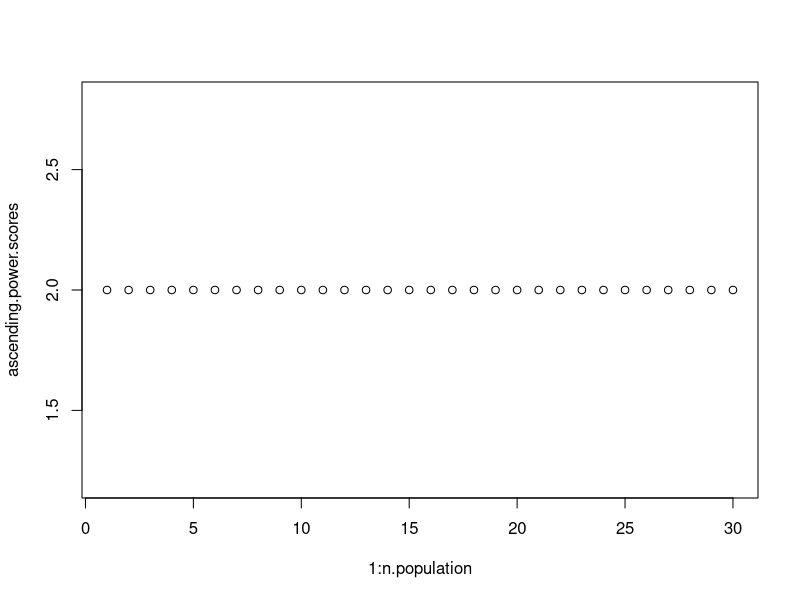
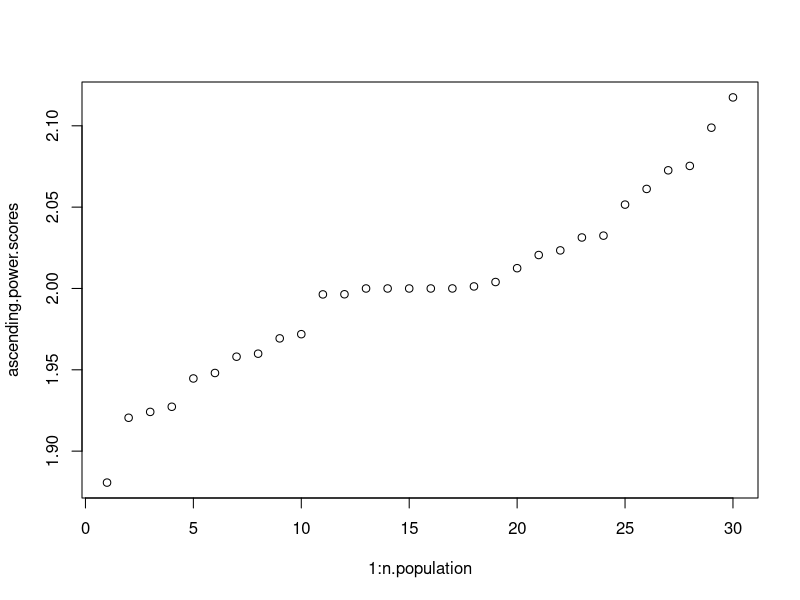
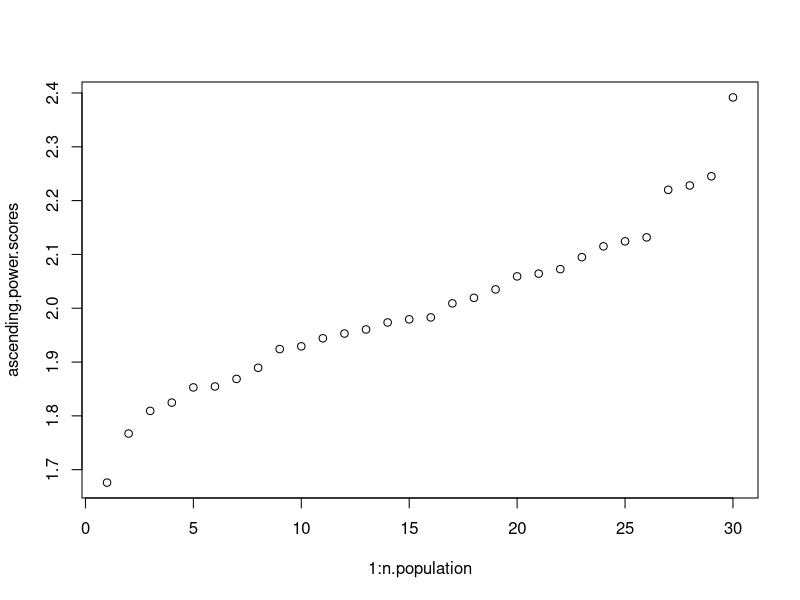
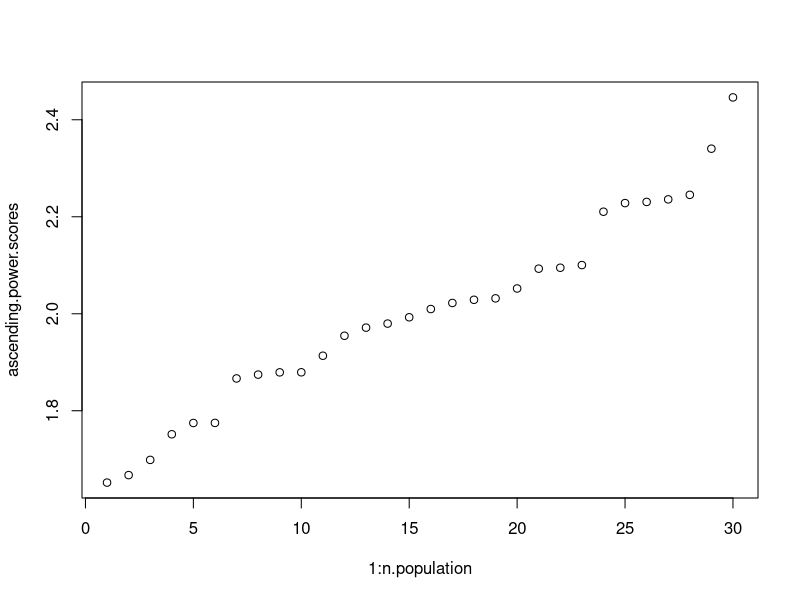
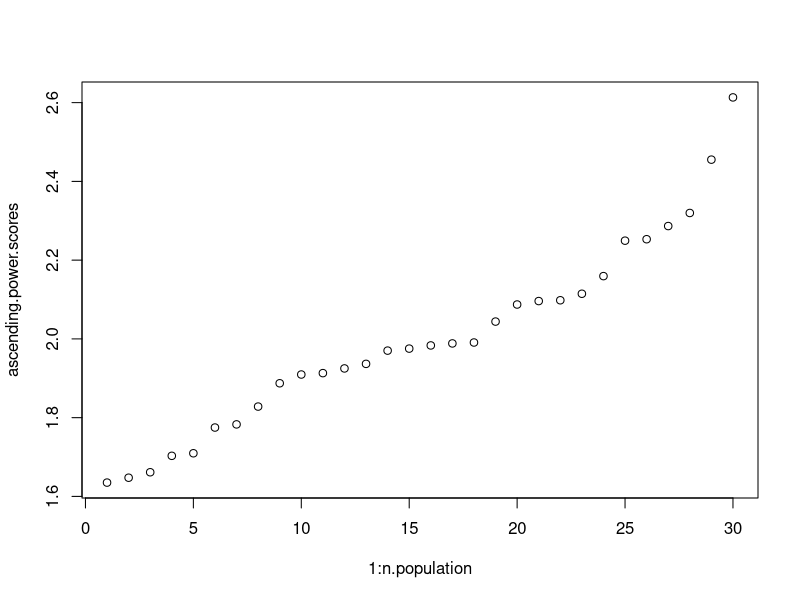

Generate these figures, in order, with R: (Note: this script raises an error after producing the figures.)
# this is a simplified version of the radicalization model
# each agent uses a separate perameter for how liely it is that they will try to take power from each other agent

library(dplyr)
library(ggplot2)

n.population <- 30  #size of population

prob.success.of.take.sd <- 1 # the standard deviation of the normal curve centered at the difference between two peoples power levels

initial.chance.encounter <- 0.01
initial.take.sd <- 0.05
mutation.sd <- 0.01

selection.cutoff <- 2.4
mutation.cutoff <- 1.7

power.score.index <- (n.population * 2) + 1

# This function instantiates the origional matrix
initial.population.simple <- function(){
  
  power.vector <- c(rep(2, n.population))
  
  chance.encoutner.vector <- rep(initial.chance.encounter, n.population * n.population)
  
  initial.take.sd.vector <- rep(initial.take.sd, n.population * n.population)
  
  
  return(matrix(c(chance.encoutner.vector, initial.take.sd.vector, power.vector), byrow=F, nrow = n.population))
}

exchange.power.simple <- function(population){
  
  population.vector <- 1:n.population
  
  index.initiated <- c()
  index.initiator <- c()
  exchange.amount <- c()
  
  for(i in 1:n.population){
    
    for(j in population.vector[-i]){
      
      if(runif(1, 0, 1) < population[i,j]){
        
        power.take <- abs(rnorm(1, 0, abs(population[i, (n.population + j)])))
        
        index.initiated <- append(index.initiated, j, after = length(index.initiated))
        index.initiator <- append(index.initiator, i, after = length(index.initiator))
        exchange.amount <- append(exchange.amount, power.take, after = length(exchange.amount))
      }
    }
  }
  return(data.frame(index.initiated, index.initiator, exchange.amount))
}

exchange.response.simple <- function(IED.simple){
  
  if(nrow(IED.simple) > 0){
    
    # response to people trying to take their power
    for(i in 1:length(IED.simple[,1])){
      
      # if a random number from a probablility distribution with mean = (power score of person taking power) - (power score of person being taken from)
      # and sd = prob.success.of.take.sd is greater than 0, (if the initiator is successful)
      if(rnorm(1,((population[IED.simple[i,2], power.score.index]) - (population[IED.simple[i,1], power.score.index])), prob.success.of.take.sd) > 0){
        
        # if the person is trying to take more than the person has, the person being taken from losses all of their power (down to one)
        if(population[IED.simple[i,1], power.score.index] - IED.simple[i,3] < 1){
          
          population[IED.simple[i,1], power.score.index] <- 1
          population[IED.simple[i,2], power.score.index] <- population[IED.simple[i,2], power.score.index] + population[IED.simple[i,1], power.score.index] - 1
          
        } else {
          
          population[IED.simple[i,1], power.score.index] <- population[IED.simple[i,1], power.score.index] - IED.simple[i,3]
          population[IED.simple[i,2], power.score.index] <- population[IED.simple[i,2], power.score.index] + IED.simple[i,3]
          
        }
        # if the initiator is not successful
      } else {
        
        # if the person tried to take more than they had, the person who failed the attempted take losses all their power
        if(population[IED.simple[i,2], power.score.index] - IED.simple[i,3] < 1){
          
          population[IED.simple[i,1], power.score.index] <- population[IED.simple[i,1], power.score.index] + population[IED.simple[i,2], power.score.index] - 1
          population[IED.simple[i,2], power.score.index] <- 1
          
        } else {
          
          population[IED.simple[i,1], power.score.index] <- population[IED.simple[i,1], power.score.index] + IED.simple[i,3]
          population[IED.simple[i,2], power.score.index] <- population[IED.simple[i,2], power.score.index] - IED.simple[i,3]
          
        }
      }
    }
  }
  return(population)
}
  
genetic.algorithm.simple <- function(population){
  
  
  for(i in 1:n.population){
    # if person i is not above the selection cutoff, the person is regenerated with random perameters between 0 and 1. Their power score stays the same
    if(population[i, power.score.index] < selection.cutoff){
      population[i,] <- c(rep(runif(1, 0, .1), n.population * 2), population[i, power.score.index])
      
      # if person i is not above the mutation cutoff, then all of the persons perameters are mutated slightly
    } else if(population[i, power.score.index] < mutation.cutoff){
      
      for(j in 1:(n.population * 2)){
        population[i,j] <- population[i,j] + rnorm(1, 0, mutation.sd)
      }
    }
  }
  return(population)
}

genetic.algorithm.simple.copy.up <- function(population){
  
  
  power.scores <- population[,power.score.index]
  index.vector <- 1:n.population
  index.by.ascending.power <- c()
  
  for(i in 1:n.population){
    
    index.by.ascending.power <- append(index.by.ascending.power, index.vector[which.min(power.scores)], after = length(index.by.ascending.power))
    index.vector <- index.vector[-(which.min(power.scores))]
    power.scores <- power.scores[-(which.min(power.scores))]
    
  }
  
  for(i in index.by.ascending.power[-n.population]){
    
    index.to.copy <- index.by.ascending.power[which(index.by.ascending.power == i) + 1]
    #index.most.powerful <- index.by.ascending.power[n.population]
    
    population[i,] <- c(population[index.to.copy, 1] + rnorm(1, 0, mutation.sd), population[index.to.copy, 2] + rnorm(1, 0, mutation.sd), 
                        population[index.to.copy, 3] + rnorm(1, 0, mutation.sd), population[index.to.copy, 4] + rnorm(1, 0, mutation.sd), 
                        population[index.to.copy, 5] + rnorm(1, 0, mutation.sd), population[index.to.copy, 6] + rnorm(1, 0, mutation.sd),
                        population[index.to.copy, 7] + rnorm(1, 0, mutation.sd), population[index.to.copy, 8] + rnorm(1, 0, mutation.sd),
                        population[index.to.copy, 9] + rnorm(1, 0, mutation.sd), population[index.to.copy, 10] + rnorm(1, 0, mutation.sd),
                        population[index.to.copy, 11] + rnorm(1, 0, mutation.sd), population[index.to.copy, 12] + rnorm(1, 0, mutation.sd),
                        population[index.to.copy, 13] + rnorm(1, 0, mutation.sd), population[index.to.copy, 14] + rnorm(1, 0, mutation.sd),
                        population[index.to.copy, 15] + rnorm(1, 0, mutation.sd), population[index.to.copy, 16] + rnorm(1, 0, mutation.sd),
                        population[index.to.copy, 17] + rnorm(1, 0, mutation.sd), population[index.to.copy, 18] + rnorm(1, 0, mutation.sd),
                        population[index.to.copy, 19] + rnorm(1, 0, mutation.sd), population[index.to.copy, 20] + rnorm(1, 0, mutation.sd),
                        population[index.to.copy, 21] + rnorm(1, 0, mutation.sd), population[index.to.copy, 22] + rnorm(1, 0, mutation.sd),
                        population[index.to.copy, 23] + rnorm(1, 0, mutation.sd), population[index.to.copy, 24] + rnorm(1, 0, mutation.sd),
                        population[index.to.copy, 25] + rnorm(1, 0, mutation.sd), population[index.to.copy, 26] + rnorm(1, 0, mutation.sd),
                        population[index.to.copy, 27] + rnorm(1, 0, mutation.sd), population[index.to.copy, 28] + rnorm(1, 0, mutation.sd),
                        population[index.to.copy, 29] + rnorm(1, 0, mutation.sd), population[index.to.copy, 30] + rnorm(1, 0, mutation.sd),
                        population[index.to.copy, 31] + rnorm(1, 0, mutation.sd), population[index.to.copy, 32] + rnorm(1, 0, mutation.sd), 
                        population[index.to.copy, 33] + rnorm(1, 0, mutation.sd), population[index.to.copy, 34] + rnorm(1, 0, mutation.sd), 
                        population[index.to.copy, 35] + rnorm(1, 0, mutation.sd), population[index.to.copy, 36] + rnorm(1, 0, mutation.sd),
                        population[index.to.copy, 37] + rnorm(1, 0, mutation.sd), population[index.to.copy, 38] + rnorm(1, 0, mutation.sd),
                        population[index.to.copy, 39] + rnorm(1, 0, mutation.sd), population[index.to.copy, 40] + rnorm(1, 0, mutation.sd),
                        population[index.to.copy, 41] + rnorm(1, 0, mutation.sd), population[index.to.copy, 42] + rnorm(1, 0, mutation.sd),
                        population[index.to.copy, 43] + rnorm(1, 0, mutation.sd), population[index.to.copy, 44] + rnorm(1, 0, mutation.sd),
                        population[index.to.copy, 45] + rnorm(1, 0, mutation.sd), population[index.to.copy, 46] + rnorm(1, 0, mutation.sd),
                        population[index.to.copy, 47] + rnorm(1, 0, mutation.sd), population[index.to.copy, 48] + rnorm(1, 0, mutation.sd),
                        population[index.to.copy, 49] + rnorm(1, 0, mutation.sd), population[index.to.copy, 50] + rnorm(1, 0, mutation.sd),
                        population[index.to.copy, 51] + rnorm(1, 0, mutation.sd), population[index.to.copy, 52] + rnorm(1, 0, mutation.sd),
                        population[index.to.copy, 53] + rnorm(1, 0, mutation.sd), population[index.to.copy, 54] + rnorm(1, 0, mutation.sd),
                        population[index.to.copy, 55] + rnorm(1, 0, mutation.sd), population[index.to.copy, 56] + rnorm(1, 0, mutation.sd),
                        population[index.to.copy, 57] + rnorm(1, 0, mutation.sd), population[index.to.copy, 58] + rnorm(1, 0, mutation.sd),
                        population[index.to.copy, 59] + rnorm(1, 0, mutation.sd), population[index.to.copy, 60] + rnorm(1, 0, mutation.sd),
                        population[i, power.score.index])
    
    #if(population[i,power.score.index] == 0){
    #  population[i, index.most.powerful] <- 0.5
    #  population[i, (n.population + index.most.powerful)] <- 0.5
    #}
  }
  return(population)
}

run.n.gens.simple.v1 <- function(n){
  
  greatest.power.vector <- c()
  median.power.vector <- c()
  lowest.power.vector <- c()
  
  for(i in 1:n){
    intermediate.exchange.data.simple <- exchange.power.simple(population)
    population <- exchange.response.simple(intermediate.exchange.data.simple)
    population <- genetic.algorithm.simple(population)
    greatest.power.vector <- append(greatest.power.vector, max(population[,61]), after = length(greatest.power.vector))
    median.power.vector <- append(median.power.vector, median(population[,61]), after = length(median.power.vector))
    lowest.power.vector <- append(lowest.power.vector, min(population[,61]), after = length(lowest.power.vector))
  }
  
  return(list(a = population, b = greatest.power.vector, c = median.power.vector, d = lowest.power.vector))
}

run.n.gens.simple.v2 <- function(n){
  
  for(i in 1:n){
    intermediate.exchange.data.simple <- exchange.power.simple(population)
    population <- exchange.response.simple(intermediate.exchange.data.simple)
    population <- genetic.algorithm.simple.copy.up(population)
  }
  
  return(population)
}

plot.power.by.rank.simple.plot <- function(population){
  
  power.scores <- population[,power.score.index]
  ascending.power.scores <- c()
  
  for(i in 1:n.population){
    
    ascending.power.scores <- append(ascending.power.scores, power.scores[which.min(power.scores)], after = length(ascending.power.scores))
    power.scores <- power.scores[-(which.min(power.scores))]
    
  }
  
  plot(1:n.population, ascending.power.scores)
}

plot.power.by.rank.ggplot2 <- function(population){
  
  power.scores <- population[,power.score.index]
  index.vector <- 1:n.population
  ascending.power.scores <- c()
  index.by.ascending.power <- c()
  
  for(i in 1:n.population){
    
    ascending.power.scores <- append(ascending.power.scores, power.scores[which.min(power.scores)], after = length(ascending.power.scores))
    index.by.ascending.power <- append(index.by.ascending.power, index.vector[which.min(power.scores)], after = length(index.by.ascending.power))
    index.vector <- index.vector[-(which.min(power.scores))]
    power.scores <- power.scores[-(which.min(power.scores))]
    
  }
  
  d <- data.frame(x = 1:n.population, y = ascending.power.scores, names = index.by.ascending.power)
  ggplot(d, aes(x,y)) + geom_text(aes(label=names))
}

plot.power.by.person <- function(population){
  
  plot(1:n.population, population[,power.score.index])
}

population <- initial.population.simple()
plot.power.by.rank.simple.plot(population)

for(i in 1:3){
  results <- run.n.gens.simple.v1(100)
  population <- results$a
  plot.power.by.rank.simple.plot(population)
}

results <- run.n.gens.simple.v1(100)
population <- results$a
greatest.power.vector <- results$b
median.power.vector <- results$c
lowest.power.vector <- results$d

plot.power.by.rank.simple.plot(population)
plot(1:50000, greatest.power.vector)
plot(1:50000, median.power.vector)
plot(1:50000, lowest.power.vector)
population <- run.n.gens.simple.v2(1)
plot.power.by.rank.ggplot2(population)
population
max(results$a[,61])

print(population)
